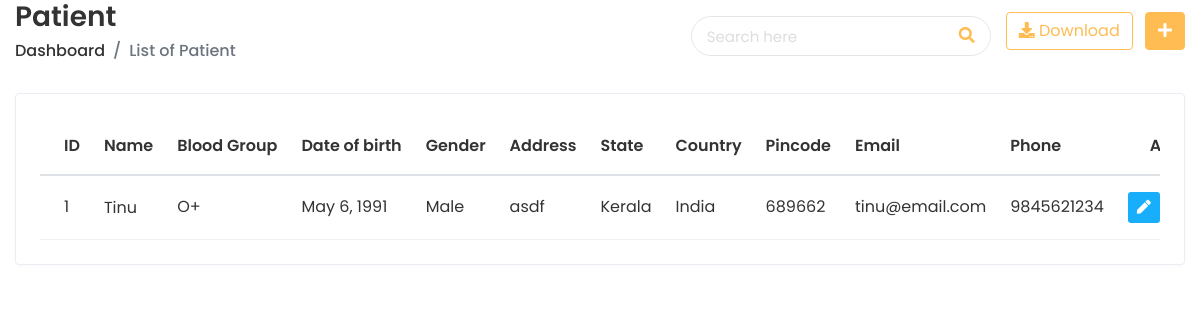
/app/patientlist/ (signed in), run on an earlier commit of the app's database.
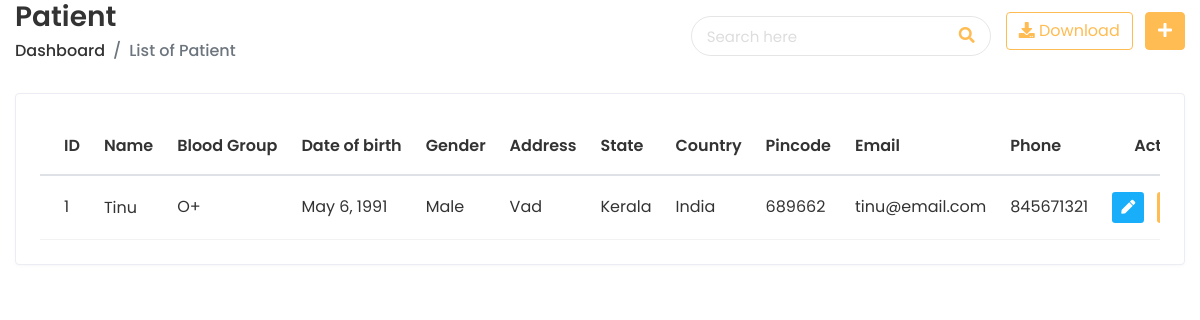
And on a later commit of the database.
### doctor/models.py (models this page shows, shortened)
class PatientDetails(models.Model):
    patient_name = models.CharField(max_length=50)
    gender = models.CharField(
         max_length=20,
         choices=(("Male", "Male"), ("Female", "Female"), ("Other", "Other")),
     )
    blood_group = models.CharField(
        max_length=20, blank=True, null=True,
        choices=(
            ("O-", "O-"),
            ("O+", "O+"),
            ("A-", "A-"),
            ("A+", "A+"),
            ("B-", "B-"),
            ("B+", "B+"),
            ("AB-", "AB-"),
            ("AB+", "AB+"),
        ),
    )
    address = models.CharField(max_length=250, blank=True, null=True)
    state = models.CharField(max_length=200, blank=True, null=True)
    country = models.CharField(max_length=200, blank=True, null=True)
    pin_code = models.BigIntegerField(blank=True, null=True)
    email = models.EmailField(default="", max_length=50, unique=True)
    date_of_birth = models.DateField()
    phone_number = models.CharField(default="", max_length=20)
    patient_image = models.BinaryField(blank=True, null=True)
    created = models.DateTimeField(auto_now_add=True)
    updated = models.DateTimeField(auto_now=True)

### doctor/views.py (the view)
# urls.py: path("patientlist/", views.patient_list, name="patient_list"),
@login_required
def patient_list(request):
    page_size = int(request.GET.get('page_size', getattr(settings, 'PAGE_SIZE', 5)))
    page = request.GET.get('page', 1)
    search_query = request.GET.get('search', '')
    patients = PatientDetails.objects.filter(
        Q(id__icontains=search_query) |
        Q(patient_name__icontains=search_query) |
        Q(email__icontains=search_query) |
        Q(phone_number__icontains=search_query)
    )
    paginator = Paginator(patients, page_size)
    try:
        patient_page = paginator.page(page)
    except PageNotAnInteger:
        patient_page = paginator.page(1)
    return render(request, "patient/patient_list.html", {'patient_page': patient_page, 'page_size': page_size, 'search_query': search_query})

### templates/patient/patient_list.html (shortened to what the changed rows need)
{% extends 'home/base-login.html' %}
{% load static %}
{% block content %}
      <div class="content container-fluid">
     <div class="row">
        <div class="col-sm-12">
           <div class="card card-table">
              <div class="card-body">
                 <div class="table-responsive">
                    <table class="table table-hover table-center mb-0 datatable">
                       <thead>
                          <tr>
                             <th>ID</th>
                             <th>Name</th>
                             <th>Blood Group</th>
                             <th>Date of birth</th>
                             <th>Gender</th>
                             <th>Address</th>
                             <th>State</th>
                             <th>Country</th>
                             <th>Pincode</th>
                             <th>Email</th>
                             <th>Phone</th>
                             <th class="text-right">Action</th>
                          </tr>
                       </thead>
                       {% for data in patient_page %}
                       <tbody>
                          <tr>
                             <td>{{ data.id }}</td>
                             <td>
                              <h2 class="#">
                                 <a href="{% url 'patient_profile' data.id %}">{{ data.patient_name }}</a>
                              </h2>
                             </td>
                             <td>
                              {{ data.blood_group }}
                           </td>
                             <td>
                                {{ data.date_of_birth }}
                             </td>
                             <td>
                                {{ data.gender }}
                             </td>
                             <td>
                              {{ data.address }}
                           </td>
                           <td>
                              {{ data.state }}
                           </td>
                           <td>
                              {{ data.country }}
                           </td>
                           <td>
                              {{ data.pin_code }}
                           </td>
                             <td>
                                {{ data.email }}
                             </td>
                             <td>
                                {{ data.phone_number }}
                             </td>
                             <td class="text-right">
                                <div class="actions">
                                   <a href="{% url 'patient_edit' data.id %}" class="btn btn-sm bg-success-light mr-2">
                                   <i class="fas fa-pen"></i>
                                   </a>
                                   <a href="#" class="btn btn-sm bg-danger-light" onclick="confirmDelete('{{ data.patient_name }}', '{{ data.id }}')">
                                   </a>
                                </div>
                             </td>
                          </tr>
                       </tbody>
                       {% endfor %}
                    </table>
                 </div>
              </div>
            </div>
         </div>
  {% endblock %}

What changed in the data, as far as the page shows it:
changed PatientDetails "Tinu": address "asdf" → "Vad"; phone_number "9845621234" → "845671321"
